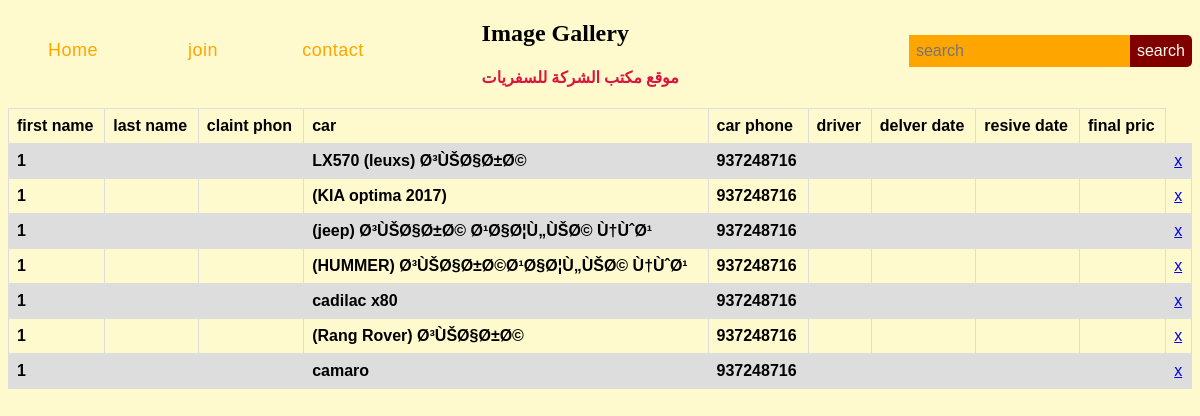
Page /malak.php on the committed database.
### tables this page shows
CREATE TABLE IF NOT EXISTS `cars` (
  `id` int(11) NOT NULL AUTO_INCREMENT,
  `id_post` int(11) NOT NULL,
  `carimg` varchar(200) DEFAULT NULL,
  `car` text NOT NULL,
  `Specifications` text NOT NULL,
  `rentprice` int(10) NOT NULL,
  `phone` int(10) NOT NULL,
  `firstname` varchar(40) DEFAULT '1',
  `lastname` varchar(40) DEFAULT NULL,
  `clintphon` int(10) DEFAULT NULL,
  `receiveddate` datetime DEFAULT NULL,
  `deliverydate` datetime DEFAULT NULL,
  `driver` tinyint(1) DEFAULT NULL,
  `finalprice` int(11) DEFAULT NULL,
  PRIMARY KEY (`id`)
);

### malak.php (the view, shortened to what this page needs)
<!DOCTYPE html>
<html>
<head>
</head>
<body>
<nav class="menu">
     <ul>
       <li><a href="index.php">Home</a></li>
       <li><a href="join.php">join</a></li>
       <li><a href="contact.php">contact</a></li>
     </ul>
     <form class="search-form">
 <form class="search-form">
<input type="text" placeholder="search">
<button>search</button>
 </form>
<link rel="stylesheet"type="text/css" href="ccccc.css">
<h2> Image Gallery</h2>
<h4>موقع مكتب الشركة للسفريات </h4>
<table>
<?php
$servername = "localhost";
$username = "root";
$password = "";
$datapaes="Malak_Automotive_Company";
$db = mysqli_connect($servername, $username, $password,$datapaes);
$result2= mysqli_query($db, "SELECT * FROM cars ");
  echo"<tr><th>first name</th><th>last name</th><th>claint phon</th><th>car</th><th>car phone</th><th>driver</th><th>delver date</th><th>resive date</th><th>final pric</th></tr>";
  while ($row = mysqli_fetch_array($result2)) {
    echo"<tr><th>".$row['firstname']."</th><th>".$row['lastname']."</th><th>".$row['clintphon']."</th><th>".$row['car']."</th><th>".$row['phone']."</th><th>".$row['driver']."</th><th>".$row['receiveddate']."</th><th>".$row['deliverydate']."</th><th>".$row['finalprice']."</th><td><a href='delete.php?id=".$row['id_post']."&le=".$row['firstname']."'>x</a></td></tr>";
  }
  ?>
</table>
</body>
</html>

### ccccc.css (style rules this page uses)
html { background: lemonchiffon; }
.menu ul li a { overflow: auto; }
.menu ul { margin: 0; padding: 0; list-style: none; line-height: 60px; }
.menu li { float: left; }
.menu ul li a { text-decoration: none; width: 130px; display: block; text-align: center; color: orange; font-size: 18px; font-family: sans-serif; letter-spacing: 0.5px; }
.search-form { margin-top: 15px; float:right; margin-left: 50px; }
.search-form input[type=text] { color: blanchedalmond; padding: 7px; border: none; font-size: 16px; font-family: sans-serif; }
.search-form button { float: right; background-color: lightyellow; background:maroon; color: floralwhite; border-radius: 0 5px 5px 0; cursor: pointer; position: relative; padding: 7px; font-family: sans-serif; border: none; font-size: 16px; }
input { text-rendering: auto; letter-spacing: normal; word-spacing: normal; text-transform: none; text-indent: 0px; text-shadow: none; display: inline-block; text-align: start; -webkit-appearance: textfield; background: orange }
* { box-sizing: border-box; }
h2 { font-size: 1.5em; margin-right: 40%; margin-left: 40%; margin-block-start: 0.83em; margin-block-end: 0.83em; margin-inline-end: 0px; font-weight: bold; }
h4 { color: crimson; margin-right:400%; margin-left: 40%; display: block; margin-block-start: 1.33em; margin-block-end: 1.33em; margin-inline-end: 0px; font-weight: bold; }

### malak.php (style rules this page uses)
table { font-family: arial, sans-serif; border-collapse: collapse; width: 100%; }
td, th { border: 1px solid #dddddd; text-align: left; padding: 8px; }
tr:nth-child(even) { background-color: #dddddd; }

### rows in the picture
cars: firstname "1", car "LX570 (leuxs) Ø³ÙŠØ§Ø±Ø©", phone "937248716"
cars: firstname "1", car "(KIA optima 2017)", phone "937248716"
cars: firstname "1", car "(jeep) Ø³ÙŠØ§Ø±Ø© Ø¹Ø§Ø¦Ù„ÙŠØ© Ù†ÙˆØ¹", phone "937248716"
cars: firstname "1", car "(HUMMER) Ø³ÙŠØ§Ø±Ø©Ø¹Ø§Ø¦Ù„ÙŠØ© Ù†ÙˆØ¹", phone "937248716"
cars: firstname "1", car "cadilac x80", phone "937248716"
cars: firstname "1", car "(Rang Rover) Ø³ÙŠØ§Ø±Ø©", phone "937248716"
cars: firstname "1", car "camaro", phone "937248716"
